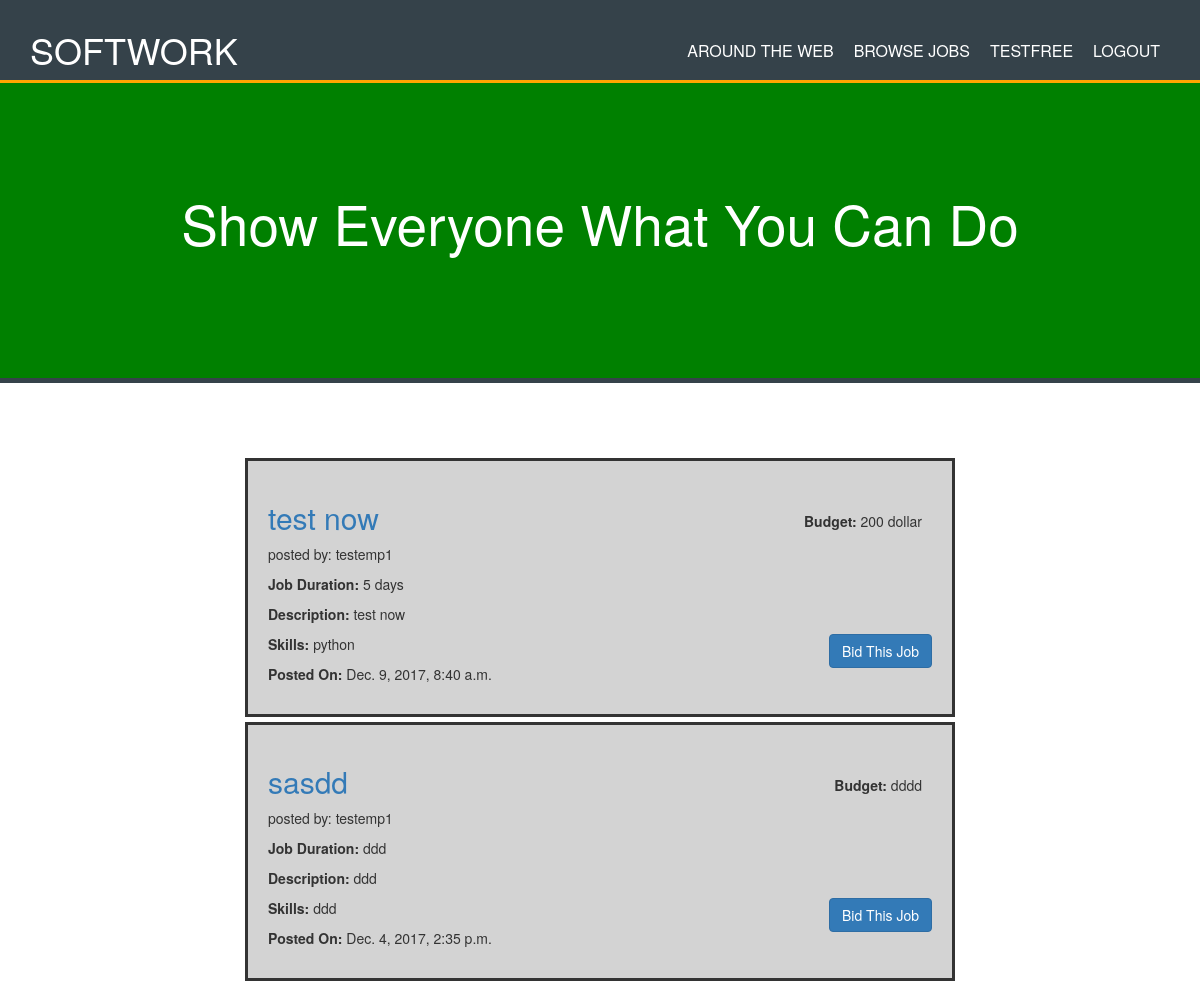
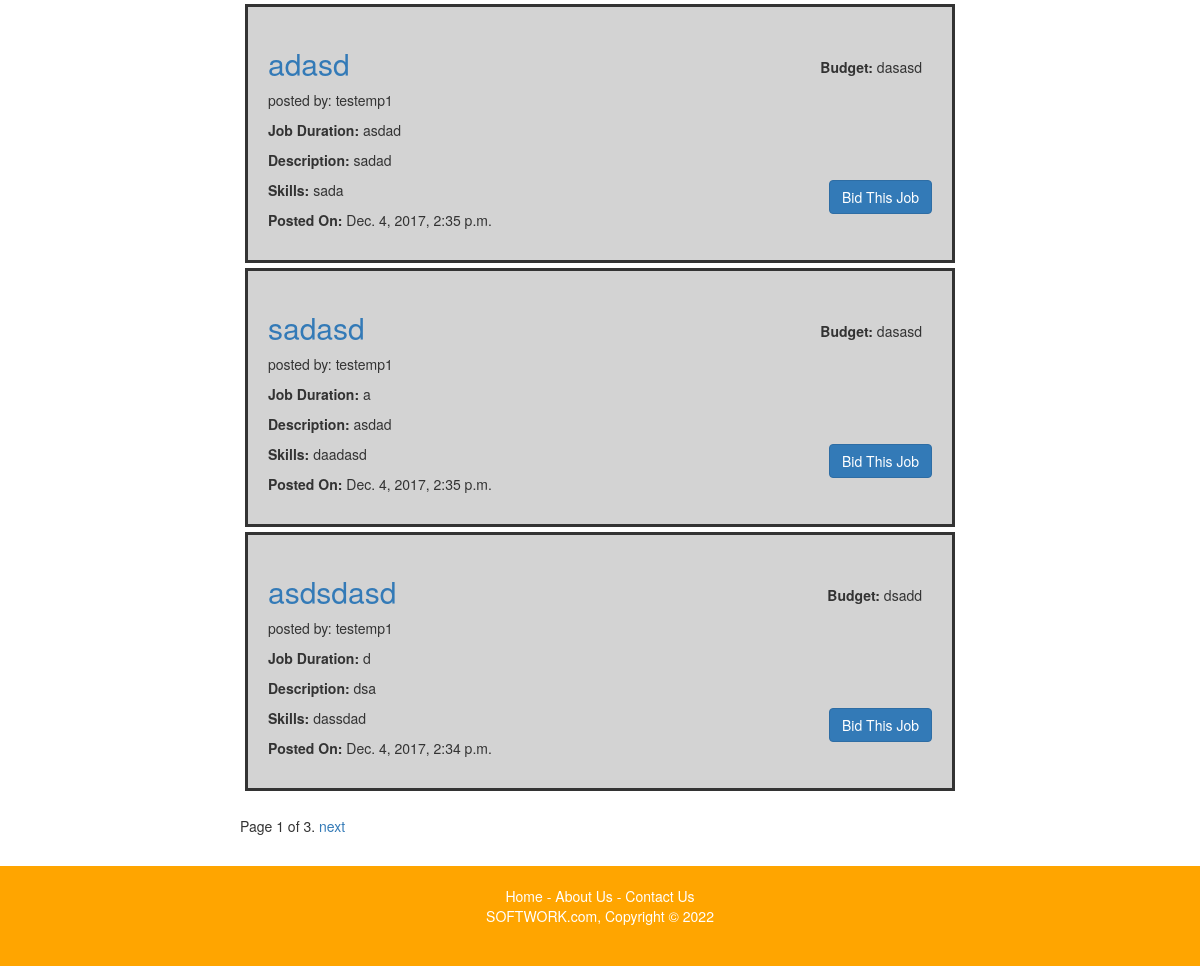
The page /freelancer/ (signed in) on the database its author committed (2 pictures, top to bottom).
### employee/models.py (models this page shows, shortened)
class This_Job(models.Model):
    user = models.ForeignKey(User, default=1, on_delete=models.CASCADE, related_name='jobs')
    title = models.CharField(max_length=500)
    short_text = models.TextField()
    time = models.CharField(max_length=50)
    skill = models.CharField(max_length=100)
    budget = models.CharField(max_length=50)
    created_date = models.DateTimeField(default=timezone.now)

### freelancer/views.py (the view)
@login_required
def f_home(request):
    user = User.objects.all()
    name = request.user
    free_all = ProfileFree.objects.all()
    for free in free_all:
        if name == free.user:
            this_user = True
            break
        else:
            this_user = False
    all_jobs = This_Job.objects.all().order_by('-created_date')
    paginator = Paginator(all_jobs, 5) # Show 10 jobs per page
    page = request.GET.get('page')
    try:
        jobs = paginator.page(page)
    except PageNotAnInteger:
        jobs = paginator.page(1)
    except EmptyPage:
        jobs = paginator.page(paginator.num_pages)
    all_messages = Message.objects.all()
    count_message_e = 0
    for message in all_messages:
        if name == message.post_user and message.viewed == False:
            count_message_e = count_message_e + 1
    context = {
        'name': name,
        'this_user': this_user,
        'all_jobs': all_jobs,
        'jobs': jobs,
        'all_messages': all_messages,
        'count_message_e': count_message_e,
    }
    return render(request, 'freelancer/f_home.html', context)

### freelancer/templates/freelancer/f_home.html (shortened to what this page needs)
{% extends 'freelancer/base_freelancer.html' %}
{% block body %}
<div class="box-border">
  <section id="main">
    <article id="main-col">
      <ul>
        {% for job in jobs %}
          <div class="card">
            <div class="card-body">
              <p style="float:right; margin:10px;"><b>Budget: </b>{{ job.budget }}</p>
              <p><h2 class="card-title"><a href="{% url 'details:job_details' job.id %}">{{ job.title }}</a></h2> posted by: {{ job.user }}</p>
              <p><b>Job Duration:</b>  {{ job.time }}<p>
              <p><b>Description:</b> {{ job.short_text }}</p>
              <a href="{% url 'details:job_details' job.id %}" class="btn btn-primary" style="float:right;">Bid This Job</a>
              <p style="margin-top:5px;"><b>Skills:</b> {{ job.skill }}</p>
              <p><b>Posted On:</b>  {{ job.created_date }}<p>
            </div>
          </div>
        {% endfor %}
        <div class="pagination">
          <span class="step-links">
              <span class="current">
                  Page {{ jobs.number }} of {{ jobs.paginator.num_pages }}.
              </span>
              {% if jobs.has_next %}
                  <a href="?page={{ jobs.next_page_number }}">next</a>
              {% endif %}
          </span>
        </div>
      </ul>
    </article>
  </section>
</div>
{% endblock %}

### freelancer/templates/freelancer/base_freelancer.html (shortened to what this page needs)
<!DOCTYPE html>
<html lang="en">
  <head>
    {% load static %}
    <link rel="stylesheet" type="text/css" href="{% static 'freelancer/css/style.css' %}"/>
    <link rel="stylesheet" type="text/css" href="{% static 'employee/css/contact_us_style.css' %}"/>
    <link rel="stylesheet" href="https://maxcdn.bootstrapcdn.com/bootstrap/3.3.6/css/bootstrap.min.css">
  </head>
  <body>
    {% if this_user %}
      <header>
        <div class="container">
          <div id="branding">
            <span class="highlight"><a href="/"><h1>SOFTWORK</h1></a></span>
          </div>
          <nav>
              <ul>
                <li><a href="{% url 'scraper:aroundtheweb' %}">Around The Web</a></li>
                <li><a href="{% url 'freelancer:f_home' %}">Browse Jobs</a></li>
                <li><a href="{% url 'freelancer:profile' name.id %}">{{ name.username }}</a></li>
                <li><a href="{% url 'accounts:logout' %}">Logout</a></li>
              </ul>
          </nav>
        </div>
      </header>
      <section id="aboutshowcase">
        <div class="container">
          <h1>Show Everyone What You Can Do</h1>
        </div>
      </section>
      {% block body %}
      {% endblock %}
      <footer id="foot">
        <a style="text-decoration-line: none; color:white;" href="{% url 'appMarketplace:index' %}">Home</a> - <a  style="text-decoration-line: none; color:white;" href="{% url 'appMarketplace:about' %}">About Us</a> - <a style="text-decoration-line: none; color:white;" href="{% url 'appMarketplace:contact_us' %}">Contact Us</a>
        <p>SOFTWORK.com, Copyright &copy; 2022</p>
      </footer>
    {% endif %}
  </body>
</html>

### freelancer/static/freelancer/css/style.css (style rules this page uses)
body { font-family: Arial, Helvetica, sans-serif; font-size: 15px; line-height: 1.5; padding: 0; margin: 0; background-color: #f4f4f4; }
html, body { height: 100%; }
#main { overflow: auto; padding-bottom: 100px; padding-top: 70px; }
#foot { position: relative; height: 100px; margin-top: -100px; clear: both; }
.box-border { width: 60%; margin: auto; }
.card { margin: 5px; padding: 20px; border: 3px solid; background-color: lightgray; }
.container { width: 80%; margin: auto; overflow: hidden; }
ul { margin: 0; padding: 0; }
header { background: #35424a; color: white; padding-top: 30px; min-height: 10px; border-bottom: orange 3px solid; }
header a { color: white; text-decoration: none; text-transform: uppercase; font-size: 16px; }
header li { float: left; display: inline; padding: 0 10px 0 10px; }
header #branding { float: left; }
header #branding h1 { margin: 0; padding-bottom: 10px; }
header nav { float: right; margin-top: 10px; padding-bottom: 10px; }
header .highlight, header .current a { color: orange; font-weight: bold; }
#aboutshowcase { min-height: 300px; background-color: green; text-align: center; color: white; border-bottom: #35424a 5px solid; }
#aboutshowcase h1 { margin-top: 110px; font-size: 55px; margin-bottom: 10px; }
article#main-col { float: center; width: 100%; }
footer { padding: 20px; margin-top: 20px; color: white; background-color: orange; text-align: center; }

### employee/static/employee/css/contact_us_style.css (style rules this page uses)
* { margin:0; padding:0; box-sizing:border-box; -webkit-box-sizing:border-box; -moz-box-sizing:border-box; -webkit-font-smoothing:antialiased; -moz-font-smoothing:antialiased; -o-font-smoothing:antialiased; font-smoothing:antialiased; text-rendering:optimizeLegibility; }
body { font-family:"Open Sans", Helvetica, Arial, sans-serif; font-weight:300; font-size: 12px; line-height:30px; color:#777; background:#0CF; }
.container { width:30%; margin:0 auto; position:relative; }

### rows shown on the page
This_Job: budget "200 dollar", title "test now", user "testemp1", time "5 days", short_text "test now", skill "python", created_date "Dec. 9, 2017, 8:40 a.m."
This_Job: budget "dddd", title "sasdd", user "testemp1", time "ddd", short_text "ddd", skill "ddd", created_date "Dec. 4, 2017, 2:35 p.m."
This_Job: budget "dasasd", title "adasd", user "testemp1", time "asdad", short_text "sadad", skill "sada", created_date "Dec. 4, 2017, 2:35 p.m."
This_Job: budget "dasasd", title "sadasd", user "testemp1", time "a", short_text "asdad", skill "daadasd", created_date "Dec. 4, 2017, 2:35 p.m."
This_Job: budget "dsadd", title "asdsdasd", user "testemp1", time "d", short_text "dsa", skill "dassdad", created_date "Dec. 4, 2017, 2:34 p.m."

### other values the page prints
{{ name.username }} "TESTFREE"
{{ jobs.number }} "1"
{{ jobs.paginator.num_pages }} "3"
